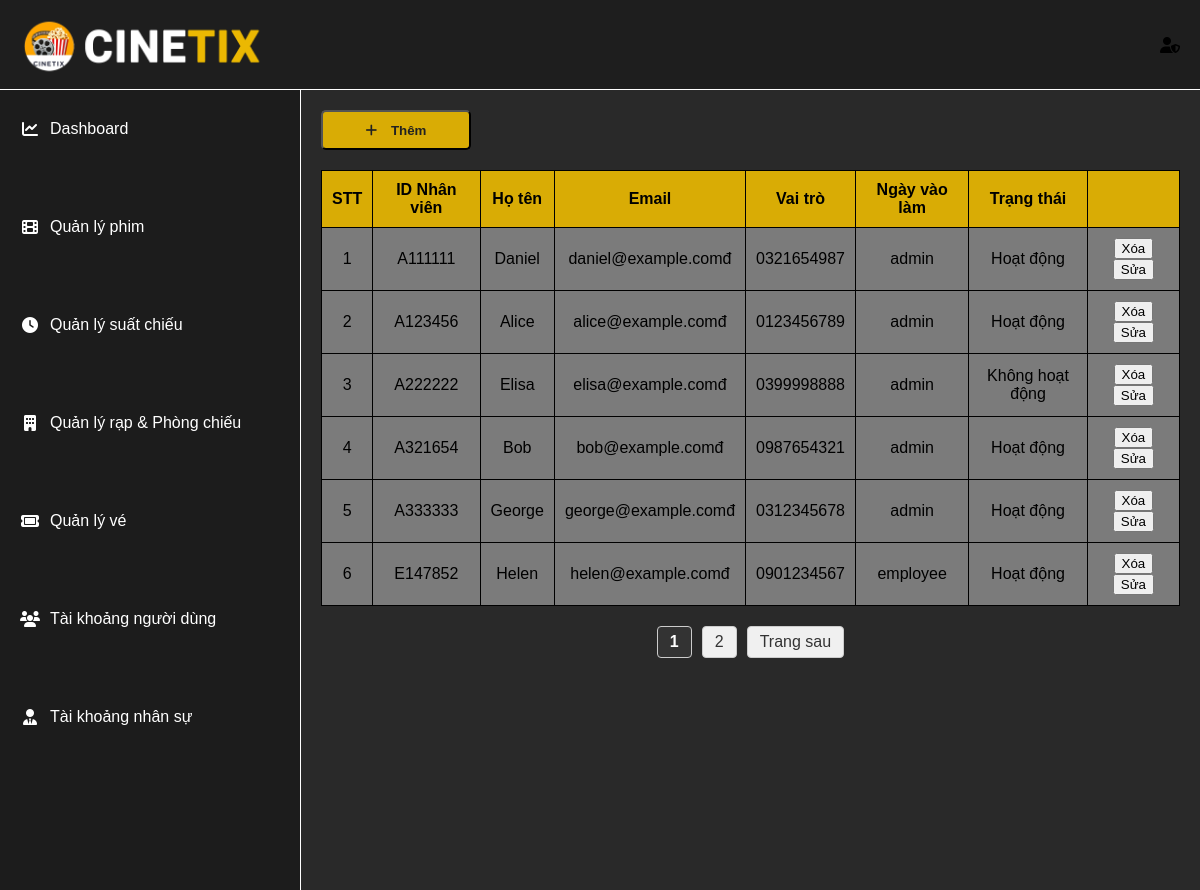
The page /admin/taikhoannhansu.php on the database its author committed.
### tables this page shows
CREATE TABLE users (
    id VARCHAR(100) PRIMARY KEY,
    user_name VARCHAR(100) NOT NULL,
    email VARCHAR(100) UNIQUE NOT NULL,
    pass_word VARCHAR(255) NOT NULL,
    phone_number VARCHAR(20),
    ro_lo ENUM('user','admin','employee') DEFAULT 'user',
    start_date DATE NULL,  
    account_status ENUM('Hoạt động', 'Không hoạt động') DEFAULT 'Hoạt động',
    last_active DATETIME DEFAULT CURRENT_TIMESTAMP ON UPDATE CURRENT_TIMESTAMP,
    created_at DATETIME DEFAULT CURRENT_TIMESTAMP
);

### admin/taikhoannhansu.php (the view, shortened to what this page needs)
<?php
include('../connect.php');
include('header_admin.php');
?>
<!DOCTYPE html>
<html lang="vi">
<head>
  <link rel="stylesheet" href="../admin/adminCSS/admin_layout.css">
  <link rel="stylesheet" href="../admin/adminCSS/header_admin.css">
  <link rel="stylesheet" href="../admin/adminCSS/quanlyphim.css">
  <link rel="stylesheet" href="https://cdnjs.cloudflare.com/ajax/libs/font-awesome/6.5.0/css/all.min.css">
</head>
<body>
  <div class="admin-layout">
    <aside class="sidebar">
      <?php include('sidebar_admin.php'); ?>
    </aside>
<?php
$limit = 6;
$page = isset($_GET['page']) ? (int)$_GET['page'] : 1;
$offset = ($page - 1) * $limit;
$total_result = mysqli_query($conn, "SELECT COUNT(*) AS total FROM users WHERE users.ro_lo = 'admin' OR users.ro_lo = 'employee'");
$total_row = mysqli_fetch_assoc($total_result);
$total_records = $total_row['total'];
$total_pages = ceil($total_records / $limit);
$sql = " SELECT
    users.id AS user_id,
    users.user_name AS username,
    users.email AS email ,
    users.phone_number AS phone,
    users.ro_lo AS role ,
    users.account_status AS status
    FROM users
    where users.ro_lo = 'admin' OR users.ro_lo = 'employee'
    LIMIT $offset, $limit";
$results = mysqli_query($conn, $sql);
if ($results && mysqli_num_rows($results) > 0) {
    echo '<main class="main-content">';
    echo '<div class="buttons">';
    echo '<button><i class="fa-solid fa-plus"></i><span> Thêm </span></button>';
    echo '</div>';
    echo '<table>';
    echo '<thead>
            <tr>
                <th>STT</th>
                <th>ID Nhân viên</th>
                <th>Họ tên</th>
                <th>Email</th>
                <th>Vai trò</th>
                <th>Ngày vào làm</th>
                <th>Trạng thái</th>
                <th></th>
            </tr>
          </thead>';
    echo '<tbody>';
$i=0;
    while ($row = mysqli_fetch_assoc($results)) {
        echo "<tr>
                <td>" . ++$i . "</td>
                <td>{$row['user_id']}</td>
                <td>{$row['username']}</td>
                <td>{$row['email']}đ</td>
                <td>{$row['phone']}</td>
                <td>{$row['role']}</td>
                <td>{$row['status']}</td>
                <td>
                <button><i class='btn-edit-delete'></i>Xóa</button>
                <button><i class='btn-edit-Edit'></i>Sửa</button>
                </td>
              </tr>";
    }
    echo '</tbody></table>';
    if ($total_pages > 1) {
        echo '<div class="pagination">';
        for ($i = 1; $i <= $total_pages; $i++) {
            if ($i == $page) {
                echo '<strong>' . $i . '</strong>';
            } else {
                echo '<a href="?page=' . $i . '">' . $i . '</a>';
            }
        }
        if ($page < $total_pages) {
            echo '<a href="?page=' . ($page + 1) . '">Trang sau</a>';
        }
        echo '</div>';
    }
    echo '</main>';
} else {
    echo "<p class='main-content'>Không có lịch chiếu phim nào.</p>";
}
?>
  </div>
</body>
</html>

### admin/adminCSS/admin_layout.css (style rules this page uses)
:root { --bg-dark: #292929; --bg-footer: #222; --highlight: #EBB802; --text-light: white; --poster-hover-opacity: 0.3; --scrollbar-thumb: rgba(255, 255, 255, 0.2); }
body { background-color: var(--bg-dark); font-family: Arial, sans-serif; margin: 0; padding: 0; }
.admin-layout { display: grid; grid-template-columns: 300px 1fr 1fr; grid-template-rows: min-content 1fr 1fr; grid-template-areas: "header header header" "sidebar main main" "sidebar main main"; height: 100vh; gap: 0; background-color: var(--bg-dark); color: var(--text-light); }
.sidebar { grid-area: sidebar; padding-top:0; margin-top:0; background-color: #1c1c1c; text-align: center; transition: all 0.3s ease; overflow-y: auto; z-index: 998; }
.main-content { grid-area: main; padding: 20px; border-left: 1px solid var(--text-light); background-color: #2b2b2b; overflow-y: auto; }

### admin/adminCSS/header_admin.css (style rules this page uses)
:root { --bg-dark: #292929; --bg-footer: #222; --highlight: #EBB802; --text-light: white; --poster-hover-opacity: 0.3; --scrollbar-thumb: rgba(255, 255, 255, 0.2); }

### admin/adminCSS/quanlyphim.css (style rules this page uses)
:root { --bg-dark: #292929; --bg-footer: #222; --highlight: #ebb902e8; --text-light: white; --poster-hover-opacity: 0.3; --scrollbar-thumb: rgba(255, 255, 255, 0.386); }
.main-content { padding: 20px; background-color: var(--bg-dark); color: var(--text-light); }
.buttons { display: flex; justify-content: left; gap: 20px; margin-bottom: 20px; }
.buttons i { margin-right:10px; }
.buttons button { text-decoration: none; color: var(--text-light); background-color: var(--highlight); padding: 0 20px; width: 150px; height: 40px; border-radius: 5px; font-weight: bold; color:#222; }
.main-content table { width: 100%; border-collapse: collapse; }
.main-content table th { background-color: var(--highlight); border: 1px solid black; text-align: center; padding: 10px; }
.main-content table td { padding: 10px; border: 1px solid black; text-align: center; background-color: var(--scrollbar-thumb); color:black; }
.pagination { display: flex; justify-content: center; gap: 10px; margin-top: 20px; }
.pagination a, .pagination strong { padding: 6px 12px; background-color: #f0f0f0; border: 1px solid #ccc; text-decoration: none; color: #333; border-radius: 4px; }
.pagination strong { background-color: #333; color: white; }

### rows shown on the page
users: id "A111111", user_name "Daniel", email "daniel@example.com", phone_number "0321654987", ro_lo "admin", account_status "Hoạt động"
users: id "A123456", user_name "Alice", email "alice@example.com", phone_number "0123456789", ro_lo "admin", account_status "Hoạt động"
users: id "A222222", user_name "Elisa", email "elisa@example.com", phone_number "0399998888", ro_lo "admin", account_status "Không hoạt động"
users: id "A321654", user_name "Bob", email "bob@example.com", phone_number "0987654321", ro_lo "admin", account_status "Hoạt động"
users: id "A333333", user_name "George", email "george@example.com", phone_number "0312345678", ro_lo "admin", account_status "Hoạt động"
users: id "E147852", user_name "Helen", email "helen@example.com", phone_number "0901234567", ro_lo "employee", account_status "Hoạt động"
